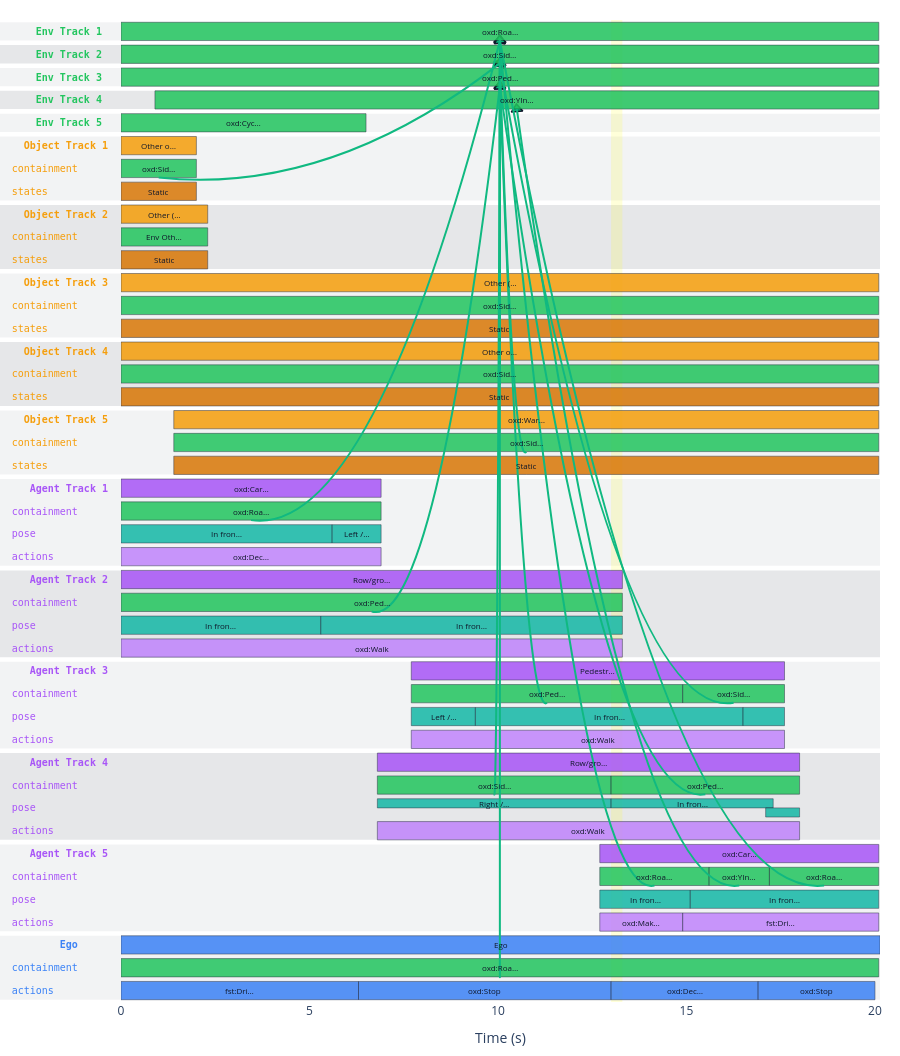

Notebook source saved alongside this figure:
### Markdown cell above
## 4. Headless timeline figure

`viz.render_timeline(seq, highlight=...)` returns a static
`plotly.graph_objects.Figure` with one row per track group
(Environments / Lights / Objects / Agents / Ego) and the
five causal-arrow families overlaid. The `highlight` band
marks a window — pass `m.interval` to focus attention on
the match.

### Code cell
fig = viz.render_timeline(seq, highlight=(m.interval.start, m.interval.end))
fig
